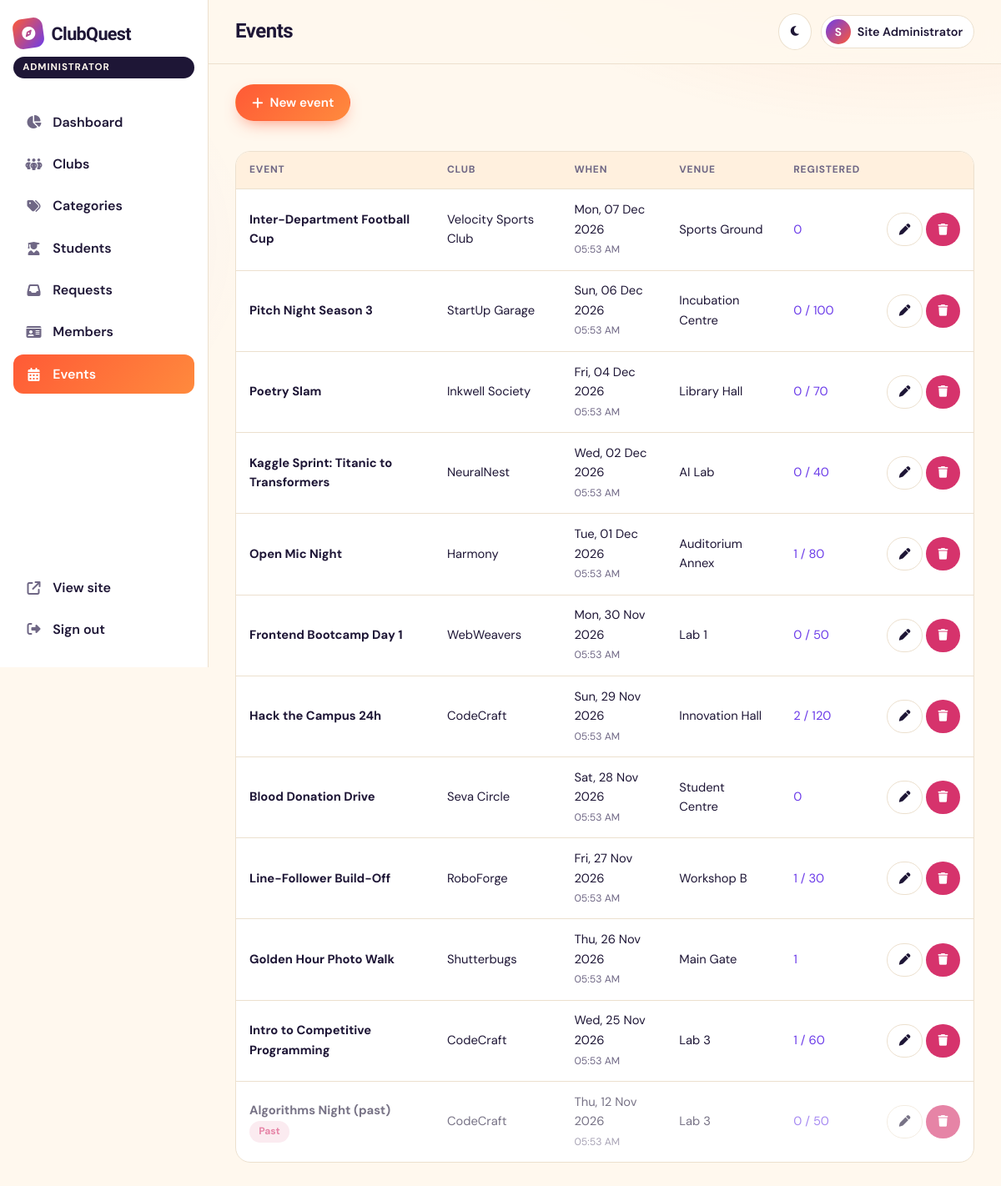
/admin/events.php (signed in), run on the app's committed database.
### tables this page shows
CREATE TABLE users (
  id            INT UNSIGNED AUTO_INCREMENT PRIMARY KEY,
  name          VARCHAR(100) NOT NULL,
  email         VARCHAR(150) NOT NULL UNIQUE,
  password_hash VARCHAR(255) NOT NULL,
  role          ENUM('student','coordinator','admin') NOT NULL DEFAULT 'student',
  status        ENUM('active','blocked') NOT NULL DEFAULT 'active',
  created_at    TIMESTAMP NOT NULL DEFAULT CURRENT_TIMESTAMP,
  INDEX idx_users_role (role)
);

CREATE TABLE events (
  id          INT UNSIGNED AUTO_INCREMENT PRIMARY KEY,
  club_id     INT UNSIGNED NOT NULL,
  title       VARCHAR(150) NOT NULL,
  description TEXT NULL,
  venue       VARCHAR(150) NULL,
  event_date  DATETIME NOT NULL,
  capacity    INT UNSIGNED NULL,               
  created_by  INT UNSIGNED NULL,
  created_at  TIMESTAMP NOT NULL DEFAULT CURRENT_TIMESTAMP,
  FOREIGN KEY (club_id) REFERENCES clubs(id) ON DELETE CASCADE,
  FOREIGN KEY (created_by) REFERENCES users(id) ON DELETE SET NULL,
  INDEX idx_events_date (event_date)
);

CREATE TABLE clubs (
  id                  INT UNSIGNED AUTO_INCREMENT PRIMARY KEY,
  category_id         INT UNSIGNED NOT NULL,
  coordinator_user_id INT UNSIGNED NULL,
  name                VARCHAR(120) NOT NULL,
  slug                VARCHAR(140) NOT NULL UNIQUE,
  tagline             VARCHAR(160) NULL,
  description         TEXT NOT NULL,
  logo                VARCHAR(255) NULL,
  faculty_coordinator VARCHAR(100) NULL,
  student_coordinator VARCHAR(100) NULL,
  activities          TEXT NULL,               
  requirements        TEXT NULL,
  contact_email       VARCHAR(150) NULL,
  contact_phone       VARCHAR(20)  NULL,
  meeting_info        VARCHAR(200) NULL,
  department          VARCHAR(100) NULL,       
  skills              VARCHAR(300) NULL,       
  coordinator_can_approve TINYINT(1) NOT NULL DEFAULT 1,
  status              ENUM('active','inactive') NOT NULL DEFAULT 'active',
  created_at          TIMESTAMP NOT NULL DEFAULT CURRENT_TIMESTAMP,
  FOREIGN KEY (category_id) REFERENCES club_categories(id) ON DELETE RESTRICT,
  FOREIGN KEY (coordinator_user_id) REFERENCES users(id) ON DELETE SET NULL,
  INDEX idx_clubs_category (category_id),
  INDEX idx_clubs_status (status),
  INDEX idx_clubs_created (created_at),
  FULLTEXT INDEX ft_clubs (name, description)
);

### admin/events.php (called while the page is built, shortened)
<?php
require_once dirname(__DIR__) . '/includes/auth.php';
$user = require_role('admin');
$scopeClubId = null; $base = 'admin'; $canApprove = true;
$pageTitle = 'Events'; $active = 'events';
include dirname(__DIR__) . '/includes/dash_header.php';
include dirname(__DIR__) . '/includes/dash/events_view.php';
include dirname(__DIR__) . '/includes/dash_footer.php';

### includes/functions.php (called while the page is built, shortened)
<?php
function e(?string $s): string { return htmlspecialchars((string)$s, ENT_QUOTES | ENT_SUBSTITUTE, 'UTF-8'); }
function url(string $path = ''): string { return BASE_URL . '/' . ltrim($path, '/'); }
function fmt_date(string $dt): string { return date('D, d M Y', strtotime($dt)); }
function fmt_time(string $dt): string { return date('h:i A', strtotime($dt)); }

### config/database.php (called while the page is built, shortened)
<?php
function db(): PDO
{
    static $pdo = null;
    if ($pdo === null) {
        $dsn = 'mysql:host=' . DB_HOST . ';port=' . DB_PORT . ';dbname=' . DB_NAME . ';charset=utf8mb4';
        try {
            $pdo = new PDO($dsn, DB_USER, DB_PASS, [
                PDO::ATTR_ERRMODE            => PDO::ERRMODE_EXCEPTION,
                PDO::ATTR_DEFAULT_FETCH_MODE => PDO::FETCH_ASSOC,
                PDO::ATTR_EMULATE_PREPARES   => false,
            ]);
        } catch (PDOException $e) {
            http_response_code(500);
            exit('<h2>Database connection failed.</h2><p>Import <code>database.sql</code> and check <code>config/database.php</code>.</p>');
        }
    }
    return $pdo;
}

### includes/auth.php (called while the page is built, shortened)
<?php
require_once dirname(__DIR__) . '/config/database.php';
require_once __DIR__ . '/functions.php';
function current_user(): ?array
{
    static $user = false;
    if ($user === false) {
        $user = null;
        if (!empty($_SESSION['user_id'])) {
            $s = db()->prepare('SELECT id,name,email,role,status FROM users WHERE id=?');
            $s->execute([$_SESSION['user_id']]);
            $u = $s->fetch();
            if ($u && $u['status'] === 'active') $user = $u;
            else { session_unset(); }
        }
    }
    return $user;
}
function require_role(string ...$roles): array
{
    $u = current_user();
    return $u;
}

### includes/dash/events_view.php (the view, shortened to what this page needs)
<?php
$pdo = db();
$where = $scopeClubId !== null ? 'WHERE e.club_id=' . (int)$scopeClubId : '';
$rows = $pdo->query('SELECT e.*, c.name AS club_name, (SELECT COUNT(*) FROM event_registrations r WHERE r.event_id=e.id) AS regs FROM events e JOIN clubs c ON c.id=e.club_id ' . $where . ' ORDER BY e.event_date DESC LIMIT 200')->fetchAll();
?>
<div class="toolbar"><a class="btn btn-primary" href="<?= e(url($base . '/event-form.php')) ?>"><i class="fa-solid fa-plus"></i> New event</a></div>
<div class="table-wrap"><table class="table"><thead><tr><th>Event</th><?php if ($scopeClubId === null): ?><th>Club</th><?php endif; ?><th>When</th><th>Venue</th><th>Registered</th><th></th></tr></thead><tbody>
<?php foreach ($rows as $r): $past = strtotime($r['event_date']) < time(); ?><tr class="<?= $past ? 'is-past' : '' ?>">
  <td><b><?= e($r['title']) ?></b><?= $past ? ' <span class="badge badge-rejected">Past</span>' : '' ?></td>
  <?php if ($scopeClubId === null): ?><td><?= e($r['club_name']) ?></td><?php endif; ?>
  <td><?= e(fmt_date($r['event_date'])) ?><br><small class="muted"><?= e(fmt_time($r['event_date'])) ?></small></td><td><?= e($r['venue'] ?: '—') ?></td>
  <td><a href="?registrants=<?= (int)$r['id'] ?>"><?= (int)$r['regs'] ?><?= $r['capacity'] ? ' / ' . (int)$r['capacity'] : '' ?></a></td>
  <td class="right nowrap"><a class="btn btn-ghost btn-sm" href="<?= e(url($base . '/event-form.php?id=' . (int)$r['id'])) ?>"><i class="fa-solid fa-pen"></i></a>
    <form method="post" class="inline" data-confirm="Delete this event and its registrations?"><button class="btn btn-danger btn-sm"><i class="fa-solid fa-trash"></i></button></form></td>
</tr><?php endforeach; if (!$rows): ?><tr><td colspan="6" class="center muted">No events yet.</td></tr><?php endif; ?></tbody></table></div>

### includes/dash_header.php (shortened to what this page needs)
<?php
require_once __DIR__ . '/auth.php';
$user = current_user();
$isAdmin = $user['role'] === 'admin';
$active = $active ?? '';
$base = $isAdmin ? 'admin' : 'coordinator';
$links = $isAdmin ? [
    ['index', 'fa-chart-pie', 'Dashboard'],
    ['clubs', 'fa-people-group', 'Clubs'],
    ['categories', 'fa-tags', 'Categories'],
    ['students', 'fa-user-graduate', 'Students'],
    ['requests', 'fa-inbox', 'Requests'],
    ['members', 'fa-id-card', 'Members'],
    ['events', 'fa-calendar-days', 'Events'],
] : [
    ['index', 'fa-chart-pie', 'Overview'],
    ['requests', 'fa-inbox', 'Applications'],
    ['members', 'fa-id-card', 'Members'],
    ['events', 'fa-calendar-days', 'Events'],
    ['club-edit', 'fa-pen-to-square', 'Club Info'],
];
?>
<!DOCTYPE html>
<html lang="en" data-theme="light">
<head>
<link rel="stylesheet" href="https://cdnjs.cloudflare.com/ajax/libs/font-awesome/6.5.1/css/all.min.css">
<link rel="stylesheet" href="<?= e(url('assets/css/style.css')) ?>">
<link rel="stylesheet" href="<?= e(url('assets/css/responsive.css')) ?>">
</head>
<body class="dash-body">
<div class="dash">
  <aside class="sidebar" id="sidebar">
    <a href="<?= e(url('index.php')) ?>" class="brand"><span class="brand-mark"><i class="fa-solid fa-compass"></i></span><span><?= e(APP_NAME) ?></span></a>
    <span class="role-pill"><?= $isAdmin ? 'Administrator' : 'Coordinator' ?></span>
    <nav>
      <?php foreach ($links as [$file, $icon, $label]): ?>
        <a href="<?= e(url("$base/$file.php")) ?>" class="<?= $active === $file ? 'active' : '' ?>"><i class="fa-solid <?= $icon ?>"></i><?= $label ?></a>
      <?php endforeach; ?>
    </nav>
    <div class="sidebar-foot">
      <a href="<?= e(url('index.php')) ?>"><i class="fa-solid fa-arrow-up-right-from-square"></i> View site</a>
      <a href="<?= e(url('auth/logout.php')) ?>"><i class="fa-solid fa-right-from-bracket"></i> Sign out</a>
    </div>
  </aside>
  <div class="dash-main">
    <header class="dash-top">
      <h1><?= e($pageTitle ?? 'Dashboard') ?></h1>
      <div class="dash-top-right">
        <button class="icon-btn" id="theme-toggle" aria-label="Toggle dark mode"><i class="fa-solid fa-moon"></i><i class="fa-solid fa-sun"></i></button>
        <span class="user-chip static"><span class="avatar"><?= e(strtoupper(mb_substr($user['name'], 0, 1))) ?></span><span class="uname"><?= e($user['name']) ?></span></span>
      </div>
    </header>
    <section class="dash-content">

### assets/css/responsive.css (style rules this page uses)
html { -webkit-text-size-adjust:100%;text-size-adjust:100% }
body { overflow-x:hidden }
h1,h2,h3 { overflow-wrap:anywhere }
.table-wrap { -webkit-overflow-scrolling:touch }
:root { --tap:44px }
@media (hover:none),(pointer:coarse) { .btn,.icon-btn,.tabs a,.pagination a,.interest span,.check { min-height:var(--tap) } }
@media (hover:none),(pointer:coarse) { .btn-sm { min-height:40px } }

### data on the page
users: name "S", name "Site Administrator"
events: title "Inter-Department Football Cup", club.name "Velocity Sports Club", event_date "Mon, 07 Dec 2026", event_date "05:53 AM", venue "Sports Ground", regs "0"
events: title "Pitch Night Season 3", club.name "StartUp Garage", event_date "Sun, 06 Dec 2026", event_date "05:53 AM", venue "Incubation Centre", regs "0", capacity "100"
events: title "Poetry Slam", club.name "Inkwell Society", event_date "Fri, 04 Dec 2026", event_date "05:53 AM", venue "Library Hall", regs "0", capacity "70"
events: title "Kaggle Sprint: Titanic to Transformers", club.name "NeuralNest", event_date "Wed, 02 Dec 2026", event_date "05:53 AM", venue "AI Lab", regs "0", capacity "40"
events: title "Open Mic Night", club.name "Harmony", event_date "Tue, 01 Dec 2026", event_date "05:53 AM", venue "Auditorium Annex", regs "1", capacity "80"
events: title "Frontend Bootcamp Day 1", club.name "WebWeavers", event_date "Mon, 30 Nov 2026", event_date "05:53 AM", venue "Lab 1", regs "0", capacity "50"
events: title "Hack the Campus 24h", club.name "CodeCraft", event_date "Sun, 29 Nov 2026", event_date "05:53 AM", venue "Innovation Hall", regs "2", capacity "120"
events: title "Blood Donation Drive", club.name "Seva Circle", event_date "Sat, 28 Nov 2026", event_date "05:53 AM", venue "Student Centre", regs "0"
events: title "Line-Follower Build-Off", club.name "RoboForge", event_date "Fri, 27 Nov 2026", event_date "05:53 AM", venue "Workshop B", regs "1", capacity "30"
events: title "Golden Hour Photo Walk", club.name "Shutterbugs", event_date "Thu, 26 Nov 2026", event_date "05:53 AM", venue "Main Gate", regs "1"
events: title "Intro to Competitive Programming", club.name "CodeCraft", event_date "Wed, 25 Nov 2026", event_date "05:53 AM", venue "Lab 3", regs "1", capacity "60"
events: title "Algorithms Night (past)", shows "Past", club.name "CodeCraft", event_date "Thu, 12 Nov 2026", event_date "05:53 AM", venue "Lab 3", regs "0", capacity "50"

### other printed values
APP_NAME "ClubQuest"
$label "Dashboard"
$label "Clubs"
$label "Categories"
$label "Students"
$label "Requests"
$label "Members"
$label "Events"
$pageTitle "Events"
